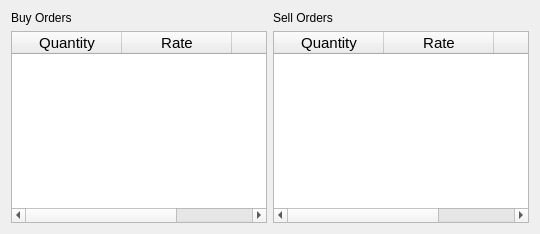
      <widget class="QWidget" name="orderBookTab">
       <attribute name="title">
        <string>Order Book</string>
       </attribute>
       <layout class="QGridLayout" name="gridLayout_3">
        <item row="0" column="1">
         <widget class="QLabel" name="label_8">
          <property name="text">
           <string>Sell Orders</string>
          </property>
         </widget>
        </item>
        <item row="0" column="0">
         <widget class="QLabel" name="label_6">
          <property name="text">
           <string>Buy Orders</string>
          </property>
         </widget>
        </item>
        <item row="1" column="0">
         <widget class="QTableWidget" name="orderBookBuyTableWidget">
          <property name="font">
           <font>
            <pointsize>11</pointsize>
           </font>
          </property>
          <property name="editTriggers">
           <set>QAbstractItemView::NoEditTriggers</set>
          </property>
          <property name="alternatingRowColors">
           <bool>true</bool>
          </property>
          <property name="sortingEnabled">
           <bool>true</bool>
          </property>
          <attribute name="horizontalHeaderDefaultSectionSize">
           <number>110</number>
          </attribute>
          <attribute name="horizontalHeaderMinimumSectionSize">
           <number>100</number>
          </attribute>
          <attribute name="horizontalHeaderStretchLastSection">
           <bool>true</bool>
          </attribute>
          <column>
           <property name="text">
            <string>Quantity</string>
           </property>
          </column>
          <column>
           <property name="text">
            <string>Rate</string>
           </property>
          </column>
          <column>
           <property name="text">
            <string>Total</string>
           </property>
          </column>
         </widget>
        </item>
        <item row="1" column="1">
         <widget class="QTableWidget" name="orderBookSellTableWidget">
          <property name="font">
           <font>
            <pointsize>11</pointsize>
           </font>
          </property>
          <property name="editTriggers">
           <set>QAbstractItemView::NoEditTriggers</set>
          </property>
          <property name="alternatingRowColors">
           <bool>true</bool>
          </property>
          <property name="sortingEnabled">
           <bool>true</bool>
          </property>
          <attribute name="horizontalHeaderDefaultSectionSize">
           <number>110</number>
          </attribute>
          <attribute name="horizontalHeaderMinimumSectionSize">
           <number>100</number>
          </attribute>
          <attribute name="horizontalHeaderStretchLastSection">
           <bool>true</bool>
          </attribute>
          <column>
           <property name="text">
            <string>Quantity</string>
           </property>
          </column>
          <column>
           <property name="text">
            <string>Rate</string>
           </property>
          </column>
          <column>
           <property name="text">
            <string>Total</string>
           </property>
          </column>
         </widget>
        </item>
       </layout>
      </widget>
